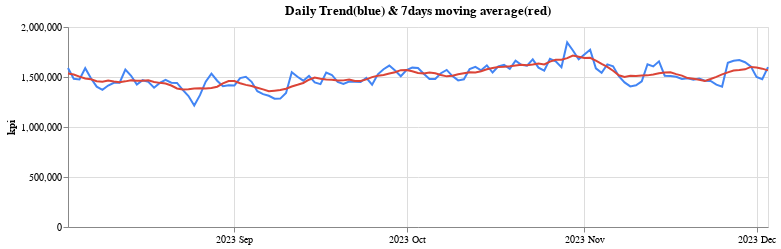
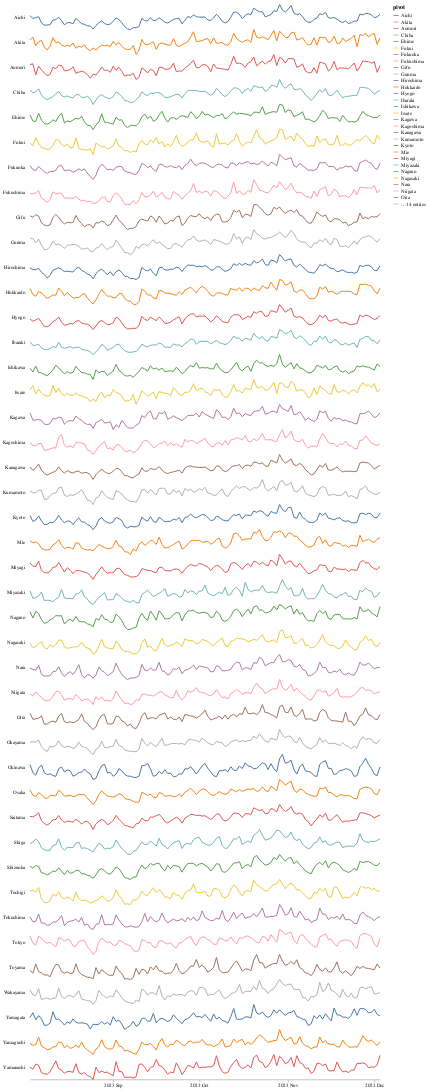
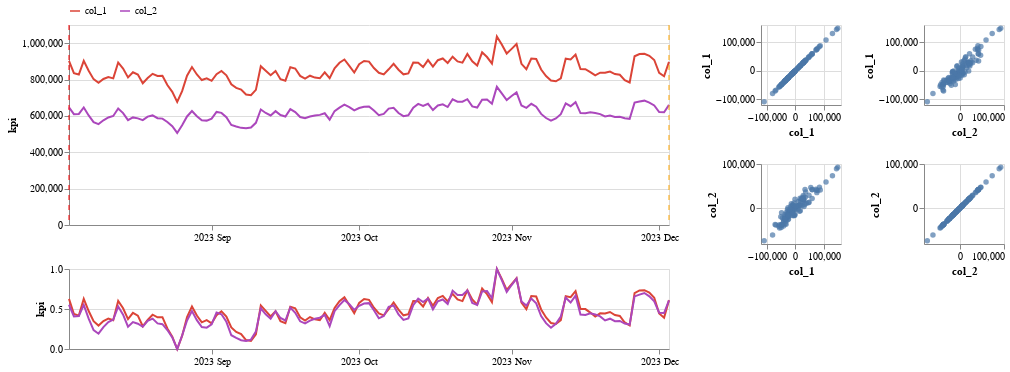
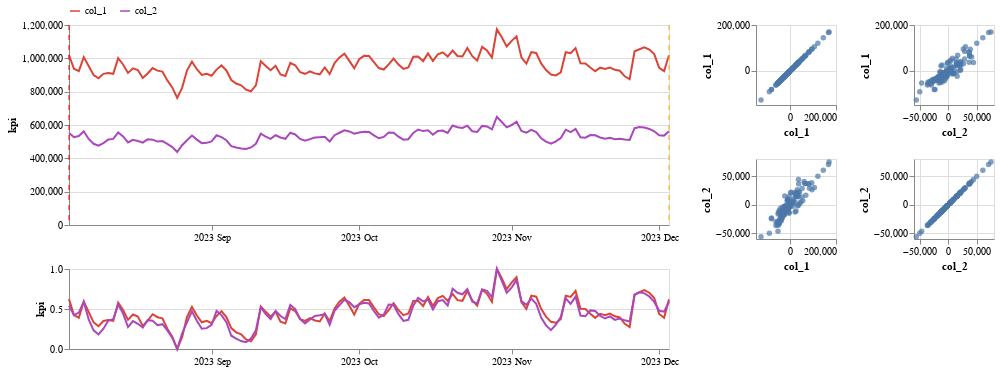

Here is the notebook cell these charts were saved with, in order:
### Code cell
# @title Step.2
case_1.load_data()
case_1.format_data()

case_1.run_experimental_design()

print('\nExecution datetime(GMT):{}'.format(datetime.datetime.now()))
